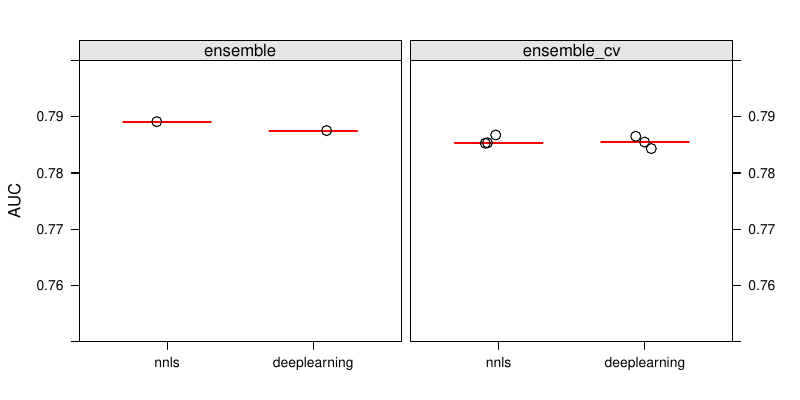

R code for this plot:
e1 <- data.frame(model = "ensemble",
                 metalerner = c("nnls","deeplearning"),
                 rep = 1,
                 AUC=c(0.789151875671175,0.787556901593124))

e2 <- data.frame(model = "ensemble_cv",
                 metalerner = c("nnls","deeplearning"),
                 rep = 1:3,
                 AUC = c(0.7853754,0.7855145,0.7867766,
                         0.7843563,0.7853095,0.7865438))

e <- rbind(e1,e2)

e$metalerner <- as.factor(e$metalerner)
e$metalerner <- relevel(e$metalerner,"nnls")

pacman::p_load(lattice)

pdf("Example/ensemble_figure.pdf",width=8,height=4)
xyplot(AUC~metalerner|model,data=e, 
       cex=1.2, col='black', jitter.x=T,
       between=list(x=0.5),
       xlab="",
       par.settings=list(strip.background=list(col="gray90")),
       scales=list(y=list(alternating=3, tck=c(1,1)),
                   x=list(tck=c(1,0), alternating=1)),
       ylim=c(0.75,0.80),
       panel = function(x,y,...){
         m <- tapply(y,x,median)
         panel.segments(x0=c(0.7,1.7),y0=m,x1=c(1.3,2.3),y1=m,col='red',lwd=2)
         panel.xyplot(x,y,...)
       }
)
dev.off()